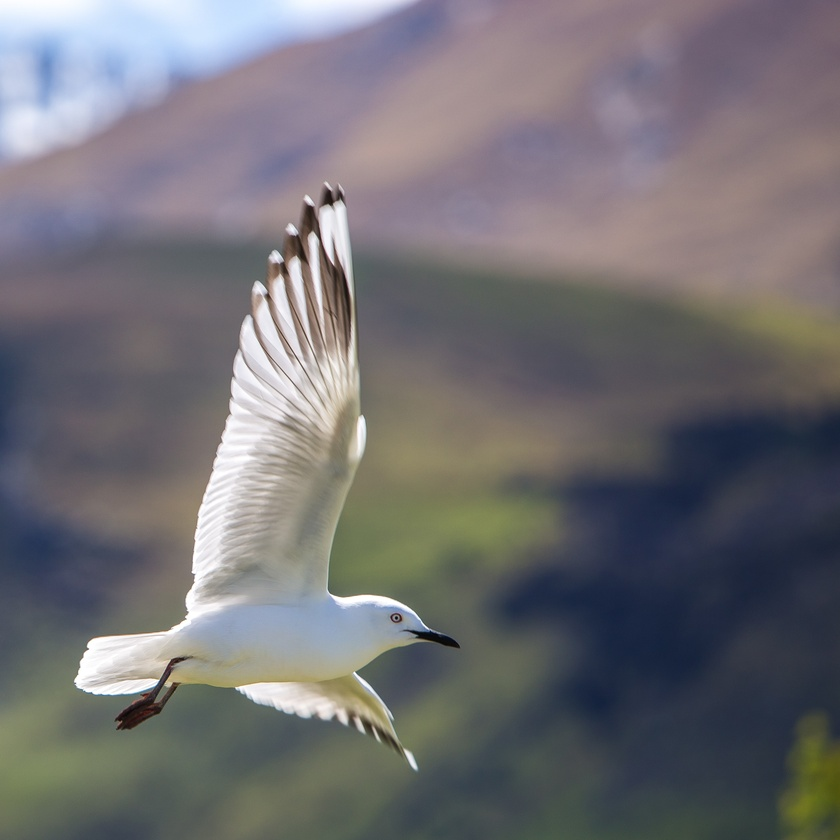
#> input picture images/bird.jpg, 840 x 840 px, shrunk from 2952 x 2952 before the run
$ python gray_level_transformation.py
#> lines starting #> are read from the running program, lines starting #| are printed output that depends on the picture
from PIL import Image
from pylab import *

im = array(Image.open('images/bird.jpg').convert('L'))
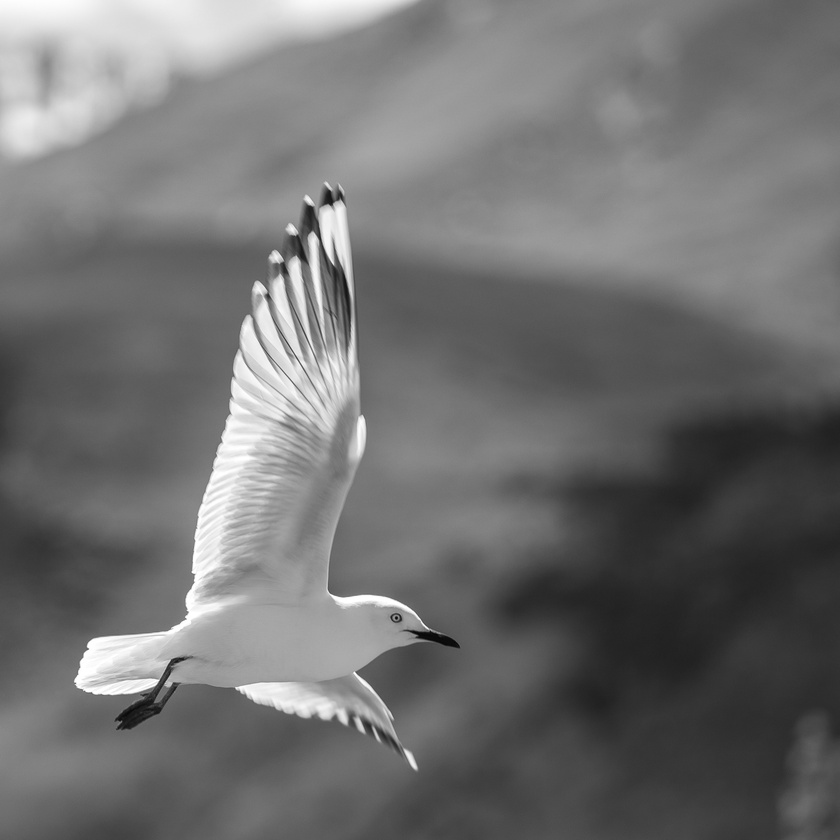
#> im: shape (840, 840); min 5, max 255, mean 112.5

gray()

negative_im = 255 - im
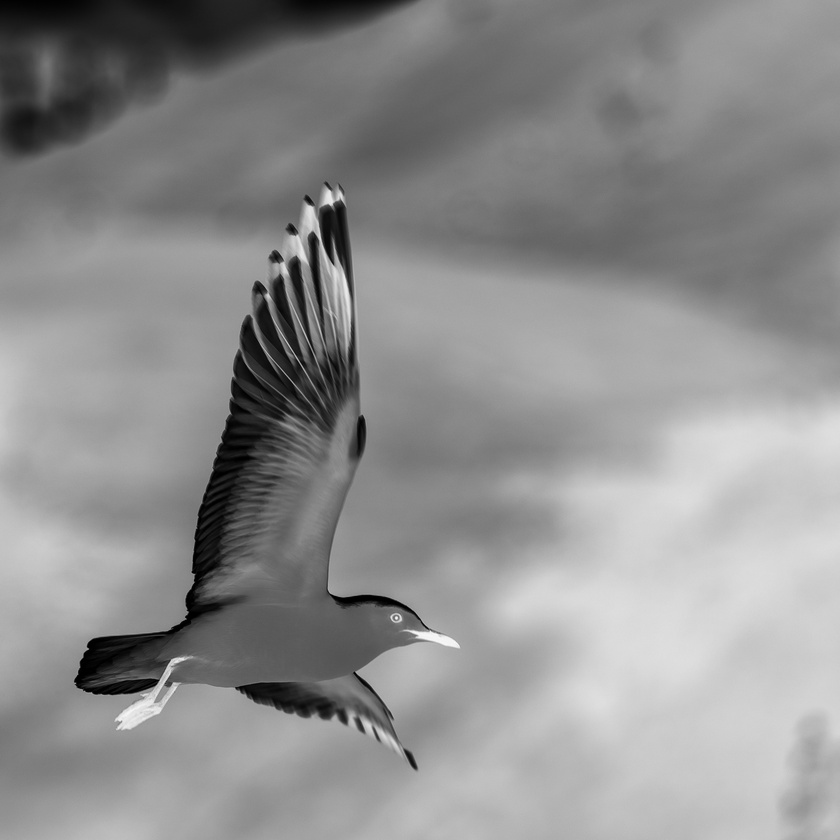
#> negative_im: shape (840, 840); min 0, max 250, mean 142.5
contrast_im = 255.0 * (im / 255.0)**2
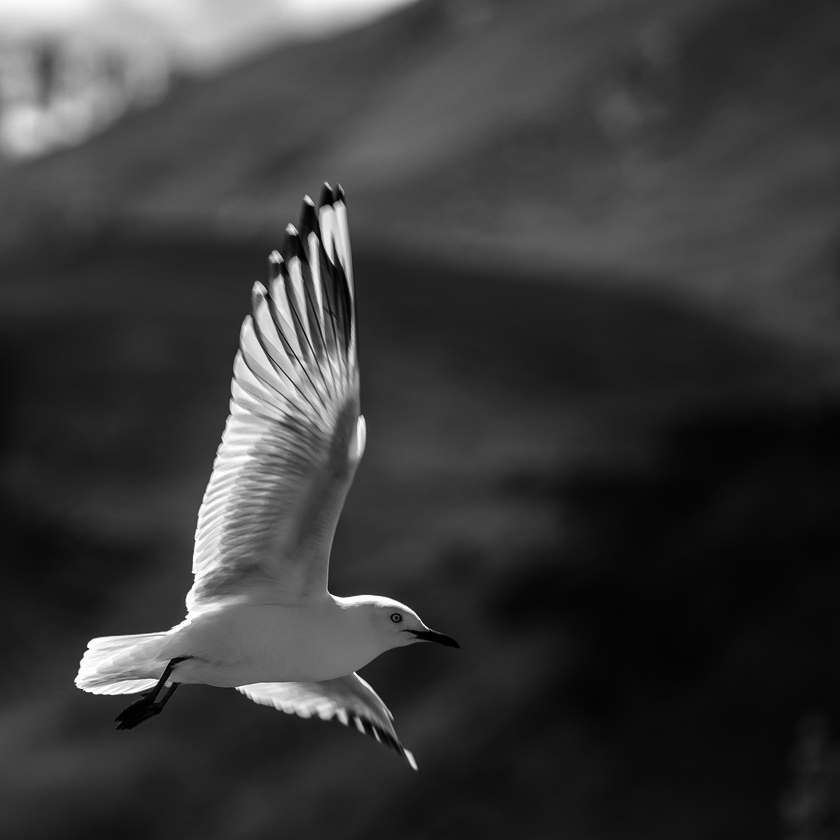
#> contrast_im: shape (840, 840) float64; min 0.098, max 255, mean 57.9

subplot(1, 3, 1)
imshow(im)
title('Original')

subplot(1, 3, 2)
imshow(negative_im)
title('Negative')

subplot(1, 3, 3)
imshow(contrast_im)
title('High contrast')

show()
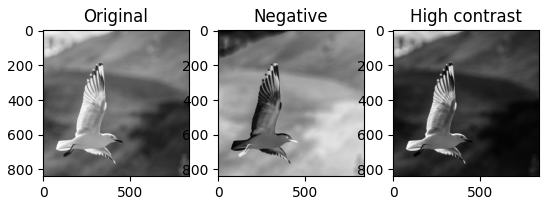
#> figure drawn by matplotlib, 3 panels
